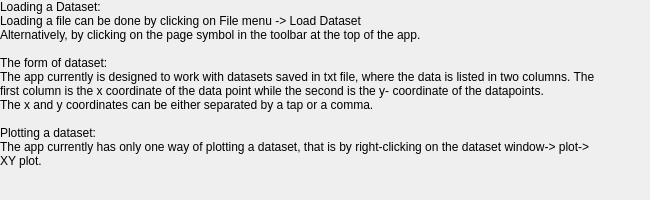
<?xml version="1.0" encoding="UTF-8"?>
<ui version="4.0">
 <class>HelpDialog</class>
 <widget class="QDialog" name="HelpDialog">
  <property name="geometry">
   <rect>
    <x>0</x>
    <y>0</y>
    <width>650</width>
    <height>200</height>
   </rect>
  </property>
  <property name="sizePolicy">
   <sizepolicy hsizetype="Fixed" vsizetype="Fixed">
    <horstretch>0</horstretch>
    <verstretch>0</verstretch>
   </sizepolicy>
  </property>
  <property name="minimumSize">
   <size>
    <width>650</width>
    <height>200</height>
   </size>
  </property>
  <property name="maximumSize">
   <size>
    <width>650</width>
    <height>200</height>
   </size>
  </property>
  <property name="windowTitle">
   <string>Help</string>
  </property>
  <property name="windowIcon">
   <iconset resource="resources.qrc">
    <normaloff>:/icons/helpSymbol.svg</normaloff>:/icons/helpSymbol.svg</iconset>
  </property>
  <widget class="QLabel" name="label">
   <property name="geometry">
    <rect>
     <x>0</x>
     <y>0</y>
     <width>601</width>
     <height>261</height>
    </rect>
   </property>
   <property name="text">
    <string>Loading a Dataset:
Loading a file can be done by clicking on File menu -&gt; Load Dataset
Alternatively, by clicking on the page symbol in the toolbar at the top of the app.

The form of dataset:
The app currently is designed to work with datasets saved in txt file, where the data is listed in two columns. The first column is the x coordinate of the data point while the second is the y- coordinate of the datapoints.
The x and y coordinates can be either separated by a tap or a comma.   

Plotting a dataset:
The app currently has only one way of plotting a dataset, that is by right-clicking on the dataset window-&gt; plot-&gt; XY plot. 
</string>
   </property>
   <property name="alignment">
    <set>Qt::AlignLeading|Qt::AlignLeft|Qt::AlignTop</set>
   </property>
   <property name="wordWrap">
    <bool>true</bool>
   </property>
  </widget>
 </widget>
 <resources>
  <include location="resources.qrc"/>
 </resources>
 <connections/>
</ui>
